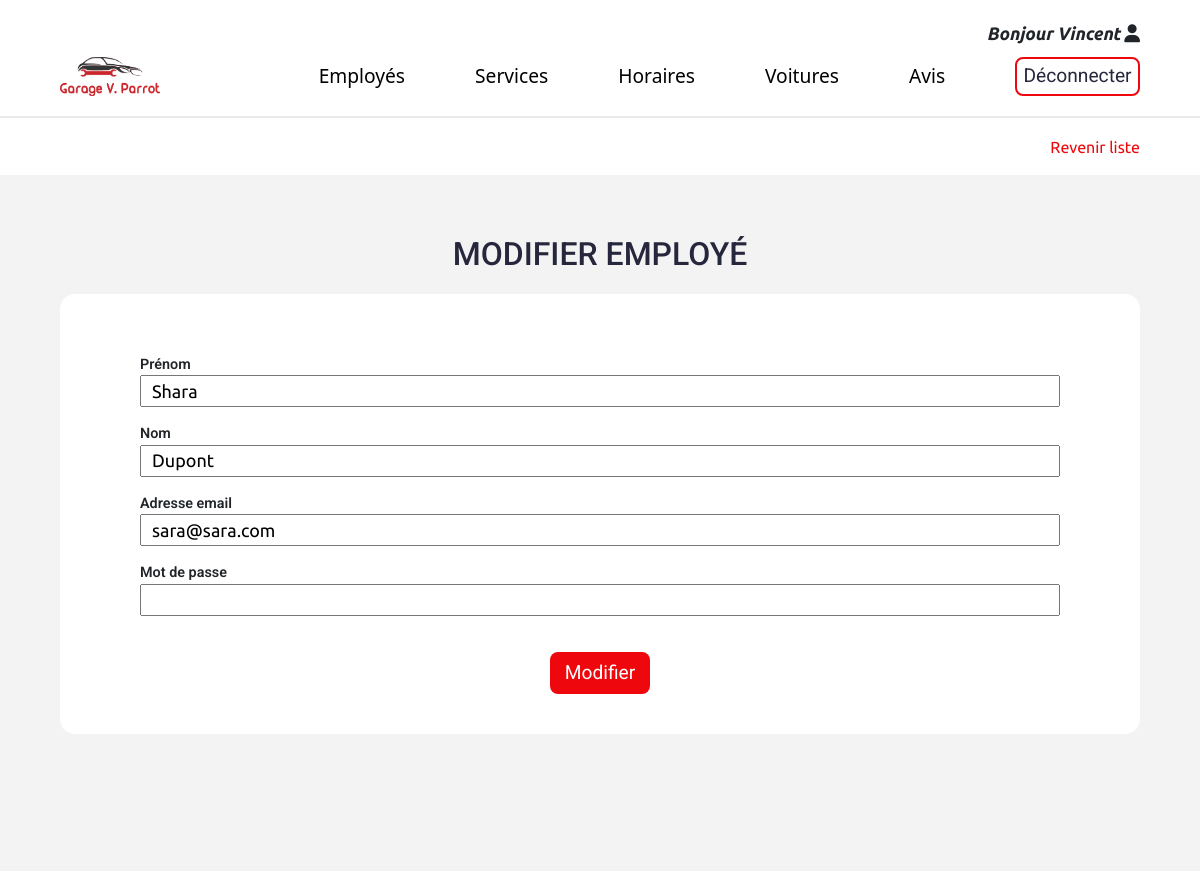
The page /admin/modifier-employe.php?id=2 (signed in) on the database its author committed.
### tables this page shows
CREATE TABLE IF NOT EXISTS employees (
  id int(11) NOT NULL PRIMARY KEY AUTO_INCREMENT,
  lastname VARCHAR(25) NOT NULL, 
  name VARCHAR(25) NOT NULL, 
  email VARCHAR(255) NOT NULL, 
  password VARCHAR(255) NOT NULL, 
  role VARCHAR(20)
);

### lib/employees.php (called while the page is built, shortened)
<?php
function getEmployeesById(PDO $pdo, int|string $id): array|bool
{
  $query = $pdo->prepare("SELECT * FROM employees WHERE id=:id");
  $query->bindValue(":id", $id, PDO::PARAM_INT);
  $query->execute();
  $result = $query->fetch(PDO::FETCH_ASSOC);
  return $result;
}

### admin/modifier-employe.php (the view, shortened to what this page needs)
<?php
require_once __DIR__ . "/../lib/pdo.php";
require_once __DIR__ . "/../lib/employees.php";
require_once __DIR__ . "/templates/header-admin.php";
$formEmployee = [
  'lastname' => '',
  'name' => '',
  'email' => '',
  'password' => ''
];
if (isset($_GET['id'])) {
  $employee = getEmployeesById($pdo, $_GET['id']);
}
?>
<div class="wrapper">
  <div class="breadcrumbs breadcrumbs-connection">
    <div class="go-back-list">
      <a href="/admin/liste-employes.php">Revenir liste</a>
    </div>
  </div>
  <section class="connection sections" id="connection">
    <h1 class="header-titles">Modifier employé</h1>
    <?php if ($formEmployee !== false) { ?>
    <div class="connection-wrapper">
      <form action="<?php echo $_SERVER['PHP_SELF'] ?>" method="POST">
        <div class="connection-form">
          <div class="form-group">
            <label for="name">Prénom</label>
            <input type="text" name="name" id="name"
              value=<?= htmlspecialchars($employee['name'] ?? $formEmployee['name']) ; ?>>
          </div>
          <div class="form-group">
            <label for="lastname">Nom</label>
            <input type="text" name="lastname" id="lastname"
              value=<?= htmlspecialchars($employee['lastname'] ?? $formEmployee['lastname']) ; ?>>
          </div>
          <div class="form-group">
            <label for="email">Adresse email</label>
            <input type="text" name="email" id="email"
              value=<?= htmlspecialchars($employee['email'] ?? $formEmployee['email']) ; ?>>
          </div>
          <div class="form-group">
            <label for="password">Mot de passe</label>
            <input type="password" name="password" id="password">
          </div>
        </div>
        <div class="form-btn">
          <button type="submit" name="saveEmployee" class="btn-fill">Modifier</button>
        </div>
      </form>
    </div>
  </section>
</div>
<?php } ?>
<?php
      require_once __DIR__ . "/templates/footer-admin.php";
?>

### assets/css/style.css (style rules this page uses)
:root { --primary: #ee080d; --secondary: #fdc0c8; --grayLight: #f3f3f3; --grayDark: #898989; --font: #26273c; --bs-nav-link-color: var(--primary); --bs-link-color: var(--primary); --bs-link-hover-color: var(--secondary); --bs-card-color: var(--primary); --overlay: rgba(28, 28, 28, 0.7); --max-width: 2000px; --max-wrapper: 1200px; }
* { margin: 0; padding: 0; -webkit-box-sizing: border-box; box-sizing: border-box; }
html { scroll-behavior: smooth; }
body { font-family: 'Ubuntu', sans-serif; font-size: 1.125rem; line-height: 1.5; overflow-x: hidden; display:flex; flex-direction: column; min-height: 100vh; }
a { color: #000; text-decoration: none; outline:none; }
input::placeholder { color:var(--grayDark); }
.wrapper { width: 100%; max-width: var(--max-width); margin: 0 auto; padding: 0; }
.header-titles { text-align: center; margin: 50px 0 30px; font-weight: 500; text-transform: uppercase; color: var(--font); font-family: 'Roboto', sans-serif; position: relative; }
.sections { margin: 10px 0 0; padding: 20px 20px 60px; }
.btn-fill { border: none; padding: 0.2rem 0.4rem; border-radius: 0.5rem; background-color: var(--primary); color: #fff; display: inline-block; cursor: pointer; font-family: 'Roboto', sans-serif; }
.header-titles { font-size: 1.5rem; }
.breadcrumbs { display:-webkit-box; display:-ms-flexbox; display:flex; -webkit-box-align: center; -ms-flex-align: center; align-items: center; -webkit-box-pack: justify; -ms-flex-pack: justify; justify-content: space-between; width: 100%; padding: 20px; background-color: #fff; border-top:2px solid #00000015; }
.breadcrumbs li a, .go-back-list a { padding:0; margin:0; color: var(--font); text-decoration: none; line-height: 1rem; font-size: 1rem; font-weight: 400; color:var(--primary); }
.breadcrumbs .go-back-list { padding:0; margin:0; line-height: 1rem; text-align: end; }
@media (min-width: 992px) { .breadcrumbs { padding: 20px 60px; } }
@media (min-width: 992px) { .header-titles { font-size: 2rem; } }
@media (min-width: 992px) { .btn-fill { border:2px solid transparent; padding: 0.3rem 0.8rem; border-radius: 0.5rem; font-size: 1.2rem; -webkit-transition: all 0.2s ease; -o-transition: all 0.2s ease; transition: all 0.2s ease; } }
.form-btn { width: 100%; text-align: center; }
.connection { background-color: var(--grayLight); padding:20px; min-height: 87vh; margin:0; }
.connection-wrapper form { width: 100%; }
.connection .connection-wrapper { background-color: #fff; padding: 20px 10px 40px; width: 100%; margin: 20px auto 40px; border-radius: 15px; max-width: var(--max-wrapper); }
.connection-form { width: 100%; padding: 10px; }
.connection-form input { width: 100%; display: inline-block; }
.connection-form label { font-size: 0.9rem; font-weight: 600; font-family: 'Roboto', sans-serif; margin: 0; padding: 0; display: block; }
.connection-form input { height: 2rem; padding: 0 10px; }
@media (min-width: 992px) { .connection { padding:60px; } }
@media (min-width: 992px) { .connection-form { -webkit-box-orient: horizontal; -webkit-box-direction: normal; -ms-flex-direction: row; flex-direction: row; gap: 30px; -webkit-box-align: start; -ms-flex-align: start; align-items: flex-start; margin-bottom: 0; padding:20px; } }
@media (min-width: 992px) { .connection .connection-wrapper { max-width: var(--max-wrapper); margin:20px auto; padding:40px 60px; } }
.breadcrumbs.breadcrumbs-connection { display:-webkit-box; display:-ms-flexbox; display:flex; -webkit-box-align: center; -ms-flex-align: center; align-items: center; -webkit-box-pack: end; -ms-flex-pack: end; justify-content: flex-end; }
.connection .header-titles { padding:0; margin:0 auto; text-align:start; max-width: var(--max-wrapper); text-align: center; }
@media screen and (min-width:992px) { .connection-wrapper { padding:20px 60px; } }

### rows shown on the page
employees: name "Shara", lastname "Dupont", email "sara@sara.com"

### other values the page prints
$_SESSION['user']['name'] "Vincent"
